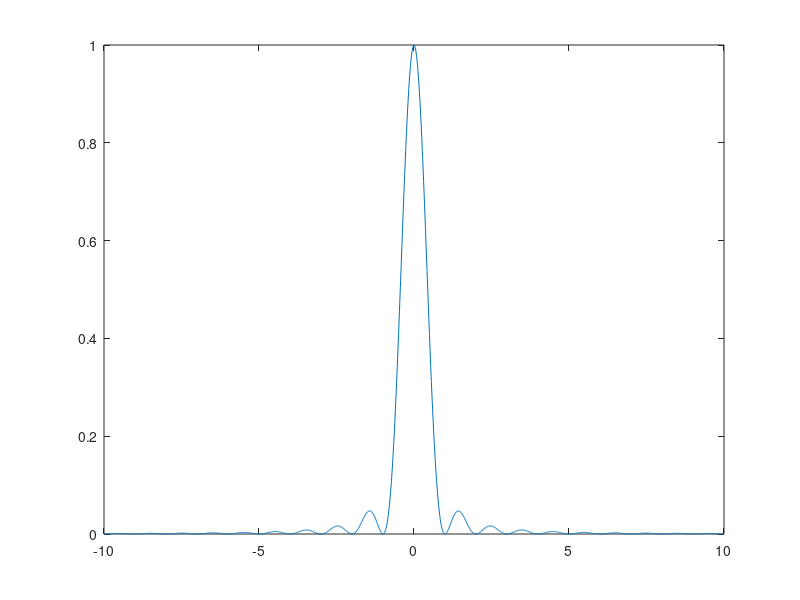

Recreate this plot in MATLAB. (Note: this script raises an error after producing the figure.)
% Lezione 11 - Es. 3

fp = 1;
phi = 0;
dt = 0.01;
t = -10:dt:10;

% MODULATORE
x = sinc(t) .^ 2;
portante = cos(2 * pi * fp * t  + phi);
plot(t, x);pause;

% Passo attraverso il moltiplicatore
y1 = x .* portante;


% TODO: aggiungere del rumore
rumore = randn(1, length(t));
y2 = y1 + rumore;

% DEMODULATORE:
% 1) moltiplico per la portante
y3 = y2 .* portante;

% lo faccio passare per un filtro passabasso, a B = 1
% Ovvero convoluzione con una h(t) = trasformata inversa di rect(t/2),
% ovvero h(t) = 2*sinc(2t)
y4 = zeros(size(t));
poszero = find (t == 0);
dtau = dt;
for k = 1:length(t)
    % Ovvero il numero di campioni di cui deve essere traslato deve
    % aumentare.
    % Convoluzione
    % Nota: 4 perche' devo recuperare l'ampiezza originale.
    ht = 4 * sinc(2*(t(k) - tau) );
    y4(k) = integrale(y3 .* ht, dtau);
end
plot(t, y4);pause;

close;